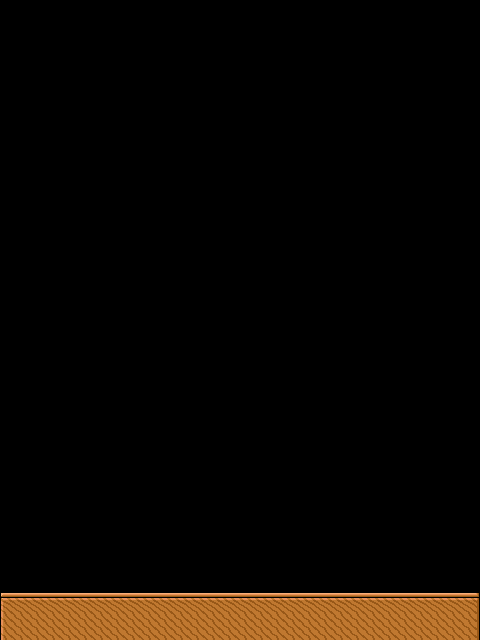

A 2D game scene composited from a Tiled map and its tileset images. What follows is a short description and the map's XML, with every tile layer's data as written:
An orthogonal 30x40 tile map with 16x16 px tiles, 1 tile layer (圖塊層 1).

<map version="1.10" tiledversion="1.10.2" orientation="orthogonal" renderorder="right-down" width="30" height="40" tilewidth="16" tileheight="16" infinite="0" nextlayerid="2" nextobjectid="1">
 <tileset firstgid="1" name="tileset" tilewidth="16" tileheight="16" tilecount="1204" columns="43">
  <image source="../effects_UI_tiles/tileset.png" width="688" height="450" />
 </tileset>
 <layer id="1" name="圖塊層 1" width="30" height="40">
  <data encoding="csv">
0,0,0,0,0,0,0,0,0,0,0,0,0,0,0,0,0,0,0,0,0,0,0,0,0,0,0,0,0,0,
0,0,0,0,0,0,0,0,0,0,0,0,0,0,0,0,0,0,0,0,0,0,0,0,0,0,0,0,0,0,
0,0,0,0,0,0,0,0,0,0,0,0,0,0,0,0,0,0,0,0,0,0,0,0,0,0,0,0,0,0,
0,0,0,0,0,0,0,0,0,0,0,0,0,0,0,0,0,0,0,0,0,0,0,0,0,0,0,0,0,0,
0,0,0,0,0,0,0,0,0,0,0,0,0,0,0,0,0,0,0,0,0,0,0,0,0,0,0,0,0,0,
0,0,0,0,0,0,0,0,0,0,0,0,0,0,0,0,0,0,0,0,0,0,0,0,0,0,0,0,0,0,
0,0,0,0,0,0,0,0,0,0,0,0,0,0,0,0,0,0,0,0,0,0,0,0,0,0,0,0,0,0,
0,0,0,0,0,0,0,0,0,0,0,0,0,0,0,0,0,0,0,0,0,0,0,0,0,0,0,0,0,0,
0,0,0,0,0,0,0,0,0,0,0,0,0,0,0,0,0,0,0,0,0,0,0,0,0,0,0,0,0,0,
0,0,0,0,0,0,0,0,0,0,0,0,0,0,0,0,0,0,0,0,0,0,0,0,0,0,0,0,0,0,
0,0,0,0,0,0,0,0,0,0,0,0,0,0,0,0,0,0,0,0,0,0,0,0,0,0,0,0,0,0,
0,0,0,0,0,0,0,0,0,0,0,0,0,0,0,0,0,0,0,0,0,0,0,0,0,0,0,0,0,0,
0,0,0,0,0,0,0,0,0,0,0,0,0,0,0,0,0,0,0,0,0,0,0,0,0,0,0,0,0,0,
0,0,0,0,0,0,0,0,0,0,0,0,0,0,0,0,0,0,0,0,0,0,0,0,0,0,0,0,0,0,
0,0,0,0,0,0,0,0,0,0,0,0,0,0,0,0,0,0,0,0,0,0,0,0,0,0,0,0,0,0,
0,0,0,0,0,0,0,0,0,0,0,0,0,0,0,0,0,0,0,0,0,0,0,0,0,0,0,0,0,0,
0,0,0,0,0,0,0,0,0,0,0,0,0,0,0,0,0,0,0,0,0,0,0,0,0,0,0,0,0,0,
0,0,0,0,0,0,0,0,0,0,0,0,0,0,0,0,0,0,0,0,0,0,0,0,0,0,0,0,0,0,
0,0,0,0,0,0,0,0,0,0,0,0,0,0,0,0,0,0,0,0,0,0,0,0,0,0,0,0,0,0,
0,0,0,0,0,0,0,0,0,0,0,0,0,0,0,0,0,0,0,0,0,0,0,0,0,0,0,0,0,0,
0,0,0,0,0,0,0,0,0,0,0,0,0,0,0,0,0,0,0,0,0,0,0,0,0,0,0,0,0,0,
0,0,0,0,0,0,0,0,0,0,0,0,0,0,0,0,0,0,0,0,0,0,0,0,0,0,0,0,0,0,
0,0,0,0,0,0,0,0,0,0,0,0,0,0,0,0,0,0,0,0,0,0,0,0,0,0,0,0,0,0,
0,0,0,0,0,0,0,0,0,0,0,0,0,0,0,0,0,0,0,0,0,0,0,0,0,0,0,0,0,0,
0,0,0,0,0,0,0,0,0,0,0,0,0,0,0,0,0,0,0,0,0,0,0,0,0,0,0,0,0,0,
0,0,0,0,0,0,0,0,0,0,0,0,0,0,0,0,0,0,0,0,0,0,0,0,0,0,0,0,0,0,
0,0,0,0,0,0,0,0,0,0,0,0,0,0,0,0,0,0,0,0,0,0,0,0,0,0,0,0,0,0,
0,0,0,0,0,0,0,0,0,0,0,0,0,0,0,0,0,0,0,0,0,0,0,0,0,0,0,0,0,0,
0,0,0,0,0,0,0,0,0,0,0,0,0,0,0,0,0,0,0,0,0,0,0,0,0,0,0,0,0,0,
0,0,0,0,0,0,0,0,0,0,0,0,0,0,0,0,0,0,0,0,0,0,0,0,0,0,0,0,0,0,
0,0,0,0,0,0,0,0,0,0,0,0,0,0,0,0,0,0,0,0,0,0,0,0,0,0,0,0,0,0,
0,0,0,0,0,0,0,0,0,0,0,0,0,0,0,0,0,0,0,0,0,0,0,0,0,0,0,0,0,0,
0,0,0,0,0,0,0,0,0,0,0,0,0,0,0,0,0,0,0,0,0,0,0,0,0,0,0,0,0,0,
0,0,0,0,0,0,0,0,0,0,0,0,0,0,0,0,0,0,0,0,0,0,0,0,0,0,0,0,0,0,
0,0,0,0,0,0,0,0,0,0,0,0,0,0,0,0,0,0,0,0,0,0,0,0,0,0,0,0,0,0,
0,0,0,0,0,0,0,0,0,0,0,0,0,0,0,0,0,0,0,0,0,0,0,0,0,0,0,0,0,0,
0,0,0,0,0,0,0,0,0,0,0,0,0,0,0,0,0,0,0,0,0,0,0,0,0,0,0,0,0,0,
275,276,276,276,276,276,276,276,276,276,276,276,276,276,276,276,276,276,276,276,276,276,276,276,276,276,276,276,276,277,
318,319,319,319,319,319,319,319,319,319,319,319,319,319,319,319,319,319,319,319,319,319,319,319,319,319,319,319,319,320,
318,319,319,319,319,319,319,319,319,319,319,319,319,319,319,319,319,319,319,319,319,319,319,319,319,319,319,319,319,320
</data>
 </layer>
</map>
